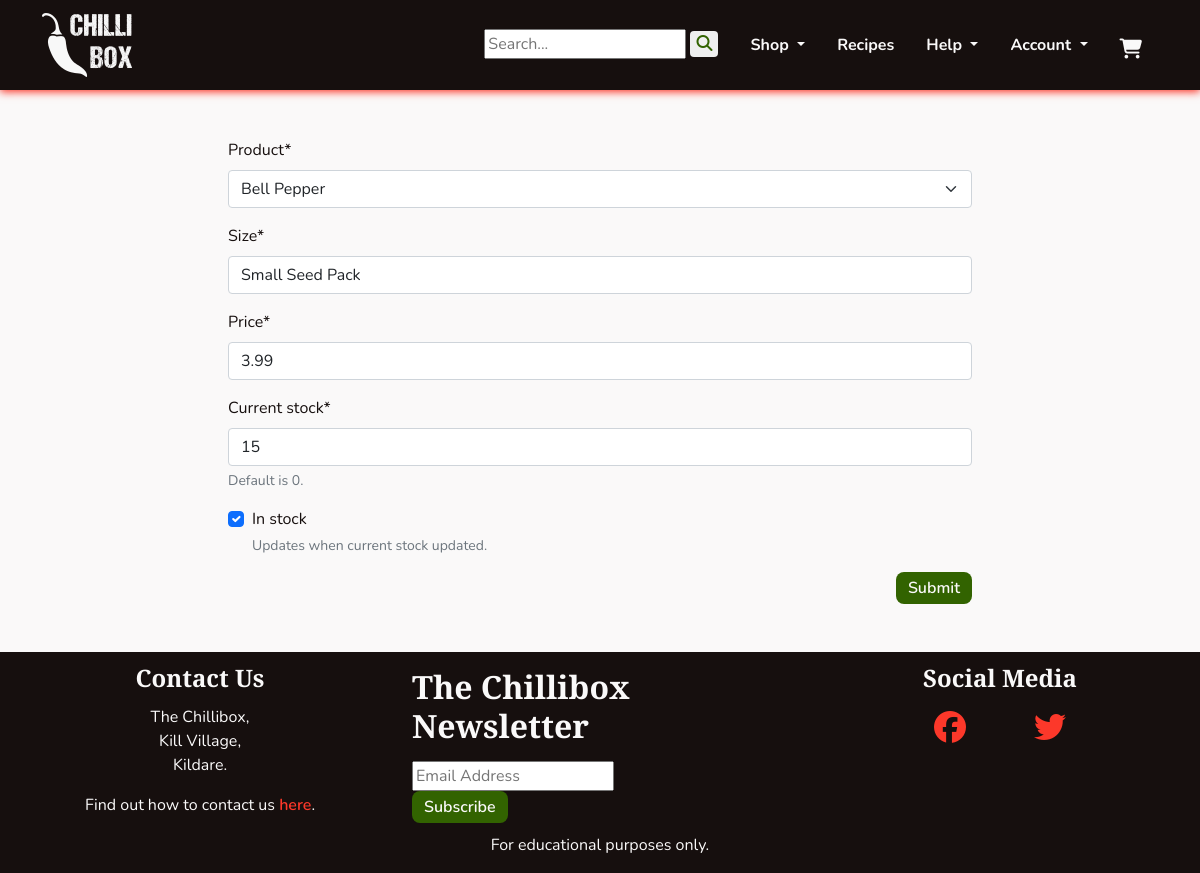
The app's page /management/edit_variant/9 (signed in), older data.
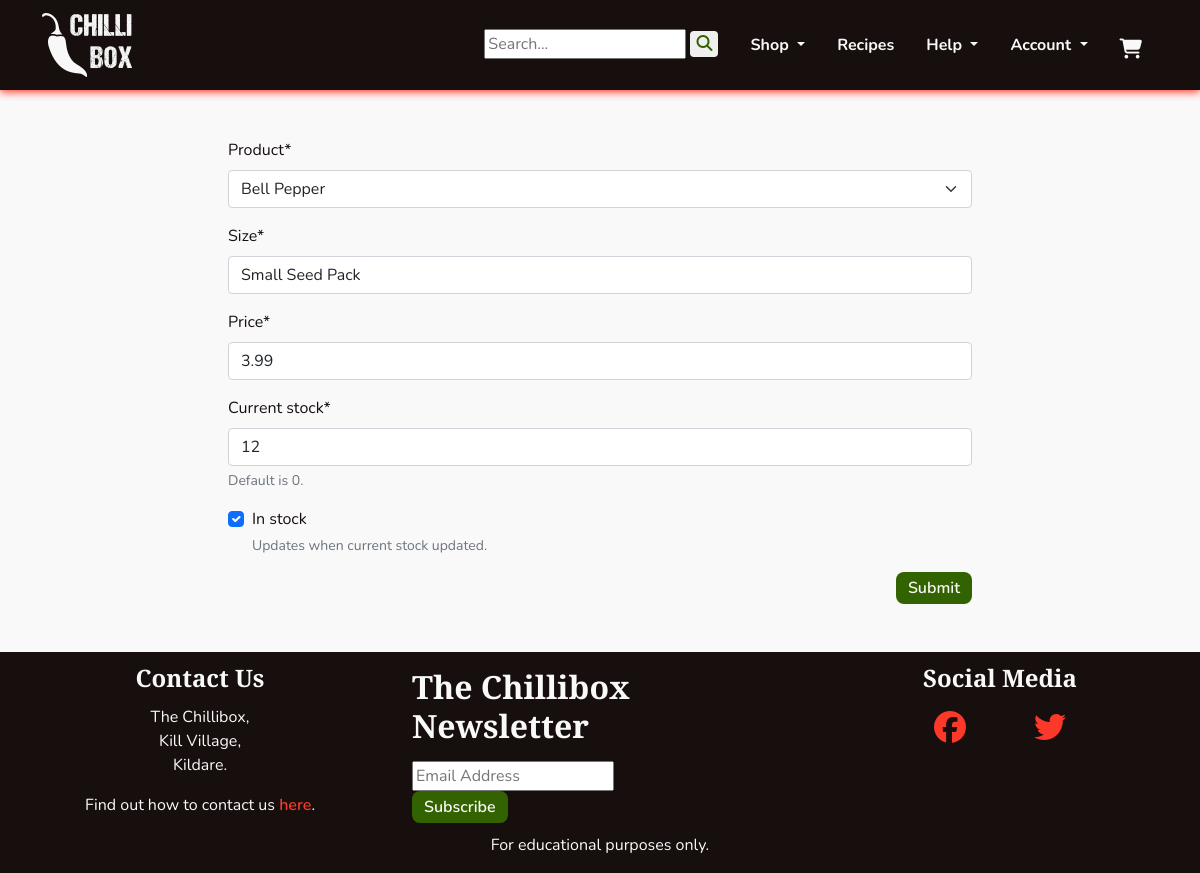
The same page, newer data.
### products/models.py (models this page shows, shortened)
class Variant(models.Model):
    product = models.ForeignKey(Product, on_delete=models.CASCADE,
                                related_name='variants')
    size = models.CharField(max_length=80)
    price = models.DecimalField(max_digits=5, decimal_places=2)
    current_stock = models.PositiveIntegerField(default=0,
                                                help_text='Default is 0.')
    in_stock = models.BooleanField(default=False,
                                   help_text='Updates when current stock \
                                   updated.')
    class Meta:
        verbose_name_plural = 'Variants'

### management/views.py (the view)
# urls.py: path('edit_variant/<pk>', views.EditVariant.as_view(),
class EditVariant(StaffRequiredMixin, SuccessMessageMixin, UpdateView):
    model = Variant
    fields = '__all__'
    template_name = 'management/dashboard_form.html'
    success_url = '/management/'
    success_message = '%(size)s was updated'

### management/mixins.py (called while the page is built)
    def test_func(self):
        return self.request.user.is_staff

### products/models.py (called while the page is built)
    def __str__(self):
        return self.name

### management/templates/management/dashboard_form.html (shortened to what this page needs)
{% extends 'base.html' %}
{% load crispy_forms_tags %}
{% load cloudinary %}
{% block content %}
<section class="container-md mt-5">
    <div class="col-md-8 mx-auto">
        <form enctype="multipart/form-data" method="POST">
            {{ form|crispy}}
            <button class="chilli-btn chilli-go float-end" type="submit">Submit</button>
        </form>
    </div>
</section>
{% endblock %}

Row changes from the older to the newer data that the page shows:
changed Variant "Bell Pepper": current_stock "15" → "12"
